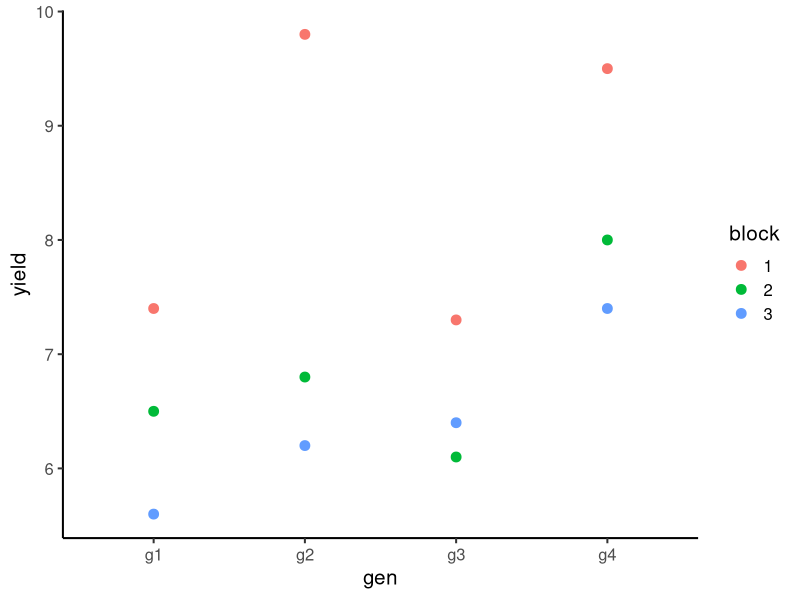

This figure's R source:
library(tidyverse)
library(emmeans)
library(lme4)

# RCBD
# 4 gens
# 3 blocks
# 12 observations
data <- read.csv("data/example_1.csv") |>
  mutate(gen = as.factor(gen), block = as.factor(block))
head(data)
str(data)

# Visualization
data |>
  ggplot(aes(x = gen, y = yield, color = block)) +
  geom_point(size = 3) +
  theme_classic(base_size = 15)

# Mean by genotype
data |>
  group_by(gen) |>
  summarise(m = mean(yield))

# Mean by block
data |>
  group_by(block) |>
  summarise(m = mean(yield))

# -------------------------------------------------------------------------
# Least-squares -----------------------------------------------------------
# -------------------------------------------------------------------------

n <- 12
n_blks <- 3
n_gens <- 4

# Design matrices
ff <- yield ~ 1 + block + gen
str(m <- model.frame(ff, data))
X <- model.matrix(ff, m)
y <- matrix(data[, "yield"])
print(X)
print(y)

# X = [1 X_blks X_gens]
X_intercept <- X[, 1, drop = FALSE]
X_blks <- X[, 2:3, drop = FALSE]
X_gens <- X[, 4:6, drop = FALSE]

# Betas
Xty <- t(X) %*% y
XtX <- t(X) %*% X
qr(XtX)$rank
XtX_inv <- solve(XtX)
beta <- XtX_inv %*% Xty
beta

# Number of effects
n_coef <- length(beta)
n_coef

# Sigma
y_hat <- X %*% beta
errors <- y - y_hat
SSE <- sum(errors^2)
SSE / (n - n_coef)

# R(beta) = beta'X'y
R_beta <- t(beta) %*% t(X) %*% y
R_mu <- t(beta[1, ]) %*% t(X_intercept) %*% y
R_blks <- t(beta[2:3, ]) %*% t(X_blks) %*% y
R_gens <- t(beta[4:6, ]) %*% t(X_gens) %*% y

SC_blks <- R_beta - R_mu - R_gens
SC_gens <- R_beta - R_mu - R_blks
SC_blks


# Using 'lm'
mod_0 <- lm(formula = yield ~ 1 + block + gen, data = data)
mod_0
anova(mod_0)
